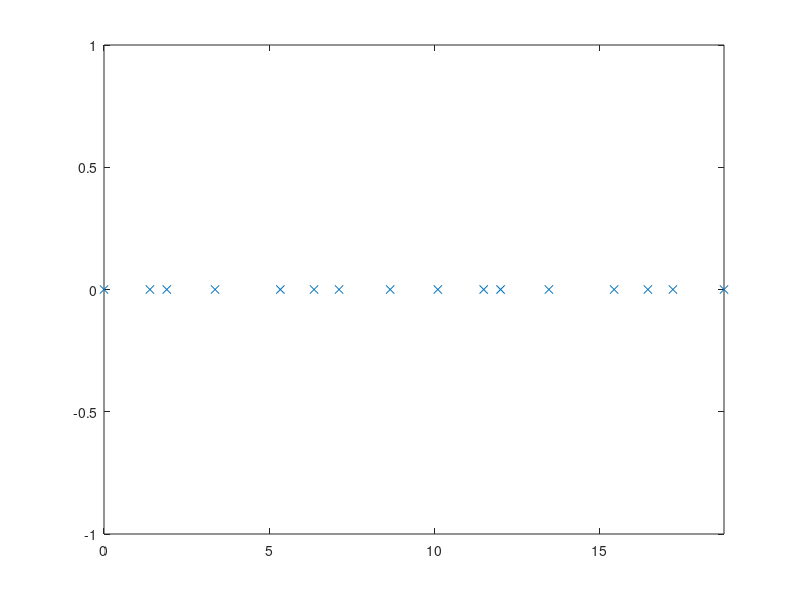

Write the MATLAB code that produced this figure. (Note: this script raises an error after producing the figure.)
%%
%  Distribution Search for Random Spacing Linear Array Side Lobe Optimization
%
%  Version 1
%  Zhengyu Peng
%%

clear;

%% Configuration
wavelength=1;
k=2*pi/wavelength;   % wave number
angleStep=0.05;
theta=0:angleStep:360;
elementNumber=16;
spacingMIN=0.5;
spacingMAX=2;
mainbeam=5;
thetaM=90;

count=1;
%% random search
for m=1:10000
%% random spacing
% d0, d1, d2, d3, d4, d5, d6, d7, d8, d9, d10, d11, d12, d13, d14

%     d=spacingMIN + (spacingMAX-spacingMIN).*rand(1,elementNumber-1);
%     d=[0,d];

%% random symmetrical spacing
% d0, d1, d2, d3, d4, d5, d6, d7, d6, d5, d4, d3, d2, d1, d0

% d=[spacingMIN/2 + (spacingMAX/2-spacingMIN/2).*rand(1), spacingMIN + (spacingMAX-spacingMIN).*rand(1,elementNumber/2-1)];
% d1=fliplr(d);
% d=[0,d1(1:length(d1)-1),d1(length(d1))+d(1),d(2:length(d))];

%% random spacing + shift
% d0, d1, d2, d3, d4, d5, d6, d7, d0, d1, d2, d3, d4, d5, d6

d=spacingMIN + (spacingMAX-spacingMIN).*rand(1,elementNumber/2-1);
d=[0,d,spacingMIN*2 + (spacingMAX*2-spacingMIN*2).*rand(1),d];

    for nn=2:length(d)
        d(nn)=d(nn-1)+d(nn);
    end
    
    %% check results
    % load('resultd.mat');
    % load('resultw.mat')
    % [r,c]=size(resultd);
    % nn=21;
    % d=resultd(nn,:);
    %w=resultw(nn,:)';
    
    plot(d,zeros(1,length(d)),'x');
    axis([0,d(length(d)),-1,1]);
    
    %% Array factor
    A=zeros(length(theta),elementNumber);
    for nn=1:length(d)
        A(:,nn)=exp(1i*k*d(nn)*cosd(theta));
    end
    
    %% Main lobe
    A_M=zeros(1,elementNumber);
    for nn=1:length(d)
        A_M(:,nn)=exp(1i*k*d(nn)*cosd(thetaM));
    end
    
    %% Side lobe
    theta_SL=[0:angleStep:thetaM-mainbeam/2,thetaM+mainbeam/2:angleStep:180];
    %theta_ML=90+mainbeam/2:angleStep:180;
    
    A_SL=zeros(length(theta_SL),elementNumber);
    for nn=1:length(d)
        A_SL(:,nn)=exp(1i*k*d(nn)*cosd(theta_SL));
    end
    
    %% Optimization
    cvx_begin
    variable w(elementNumber) complex
    minimize( max(abs(A_SL*w)) )
    subject to
    A_M*w==1;
    cvx_end
    
    if max(abs(A_SL*w))<10^(-10/20)
        resultd(count,:)=d;
        resultw(count,:)=w.';
        resultSLL(count)=max(abs(A_SL*w));
        save('resultd.mat', 'resultd');
        save('resultw.mat', 'resultw');
        save('SLL.mat', 'resultSLL');
        count=count+1;
        %plot(theta,20*log10(abs(A*x(2:9))));
        %axis([0,180,-70,0]);
        %hold on;
    end
end
